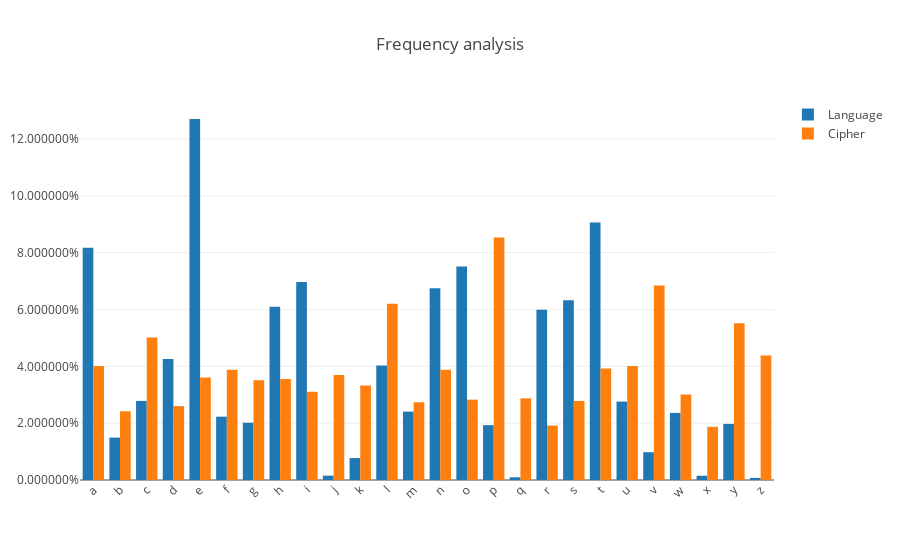

Write notebook code for a chart like this one.
### Code cell
fig = graph_objs.Figure(data=data, layout=layout)

plotly.iplot(fig)

### Figure 1 — Plotly figure (JSON) as saved in the notebook; plotly's stock layout.template omitted (floating-point values rounded to 4 significant figures)
{"data": [{"name": "Language", "type": "bar", "x": ["a", "b", "c", "d", "e", "f", "g", "h", "i", "j", "k", "l", "m", "n", "o", "p", "q", "r", "s", "t", "u", "v", "w", "x", "y", "z"], "y": [0.08167, 0.01492, 0.02782, 0.04253, 0.127, 0.02228, 0.02015, 0.06094, 0.06966, 0.00153, 0.00772, 0.04025, 0.02406, 0.06749, 0.07507, 0.01929, 0.00095, 0.05987, 0.06327, 0.09056, 0.02758, 0.00978, 0.0236, 0.0015, 0.01974, 0.00074]}, {"name": "Cipher", "type": "bar", "x": ["a", "b", "c", "d", "e", "f", "g", "h", "i", "j", "k", "l", "m", "n", "o", "p", "q", "r", "s", "t", "u", "v", "w", "x", "y", "z"], "y": [0.04013, 0.02417, 0.05016, 0.02599, 0.03602, 0.03876, 0.03511, 0.03557, 0.03101, 0.03694, 0.03329, 0.06202, 0.02736, 0.03876, 0.02827, 0.08527, 0.02873, 0.01915, 0.02782, 0.03922, 0.04013, 0.0684, 0.0301, 0.0187, 0.05518, 0.04378]}], "layout": {"barmode": "group", "title": "Frequency analysis", "xaxis": {"tickangle": -45}, "yaxis": {"tickformat": " %"}}}
